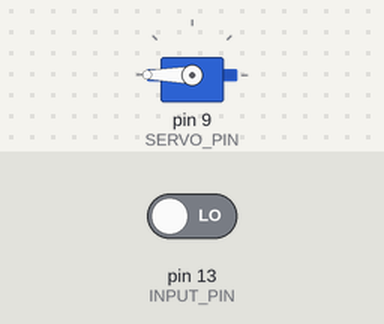
Simulated run of this sketch. Board: Arduino Uno, built with avr-gcc and run on an emulated ATmega328P. Parts: servo. The test bench sets the inputs (shaded band); at power-on: pin 13 (INPUT_PIN) LOW. EEPROM starts erased; what the sketch prints to the serial monitor is not drawn.

Above: at 1.5 s.
1.6 s: pin 13 (INPUT_PIN) driven HIGH
At 2.6 s:
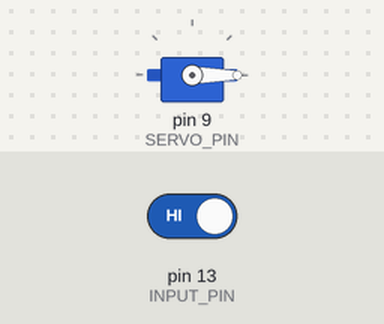
7.6 s: pin 13 (INPUT_PIN) driven LOW
At 8.4 s:
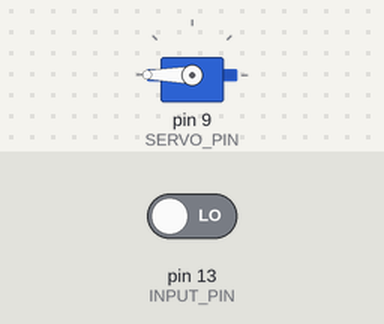
Timing chart, 0 to 10.1 s (numbered marks = the images above; inputs shaded):
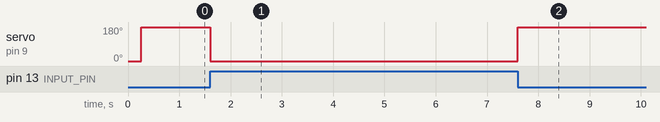

Measured:
- after the input at 1.6 s, servo on pin 9 (SERVO_PIN): 180° → 0° at once
- after the input at 7.6 s, servo on pin 9 (SERVO_PIN): 0° → 180° at once

The sketch:

PenServo.ino
```cpp
#include <Servo.h>
#include <EEPROM.h>

//Sketch to decode the Air/Spindle pin output from standard GRBL and use it to control a servo to raise/lower a pen.
//There are forks of GRBL which directly control a servo for the Z axis, but they seemed to have comprimises in terms of timing or control
//Using a second arduino might seem like overkill, but many of us have one knocking about in a drawer somewhere.

// EEPROM Addresses for UP and DOWN values
#define DOWN_VAL 0
#define UP_VAL 1

//Pin to write Servo signal to
#define SERVO_PIN 9

// Pin to watch for pen state. Low is pen up, High is pen down
#define INPUT_PIN 13

Servo penServo;  // create servo object to control a servo

byte down=EEPROM.read(DOWN_VAL);
byte up  =EEPROM.read(UP_VAL);

//Track current state
bool penDown=false;

String command;

void setup() {

  pinMode(INPUT_PIN, INPUT);

  Serial.begin(9600);
  penServo.attach(SERVO_PIN);

  // Do bounds-checking and update defaults if defaults are out of range
  if(down > 180){
    EEPROM.write(DOWN_VAL, 0);
    down=0;
  }
  if(up > 180){
    EEPROM.write(UP_VAL, 180);
    up=180;
  }

  command = "";

  penServo.write(down);
  delay(250);
  penServo.write(up);

  Serial.println("Running. Range between 1 and 180. Commands are u=<number> and d=<number> to set servo positions for up and down. '?' for current status");

}

void printStatus(){
  Serial.print("Up: ");
  Serial.println(up);

  Serial.print("Down: ");
  Serial.println(down);

  Serial.print("PenDown: ");
  Serial.println(penDown?"Yarp":"Narp");
}

void processCommand(String command){
  if(command.startsWith("u=")){
    String valueString = command.substring(2);
    int value=valueString.toInt();
    if(value > 0 && value <=181){
      EEPROM.write(UP_VAL, value);
      up=value;
      Serial.println("Up value stored and updated");
    }else{
      Serial.println("Value not understood: " + valueString);
    }
  }
  else if(command.startsWith("d=")){
    String valueString = command.substring(2);
    int value=valueString.toInt();
    if(value > 0 && value <=181){
      EEPROM.write(DOWN_VAL, value);
      down=value;
      Serial.println("Down value stored and updated");
    }else{
      Serial.println("Value not understood: " + valueString);
    }
  }
  else if(command.startsWith("?")){
    printStatus();
  }
  else {
    Serial.println("Command not understood: " + command);
  }
}

void checkSerial(){
    if (Serial.available())  {
    char c = Serial.read();  //gets one byte from serial buffer
    if (c == '\n') {  //looks for end of data packet marker
     processCommand(command);
     command="";
    } else if (c == '\r') {
      //Skip LF if client sends CR LF
    }
    else {
      command +=c;
    }
  }
}


void loop() {

  checkSerial();

  //High is pen-down
  if(digitalRead(INPUT_PIN) == HIGH){
    if(penDown==false){
      penServo.write(down);
      penDown=true;
      Serial.println("Pen Down");
    }
  }else{
    if(penDown==true){
      penServo.write(up);
      penDown=false;
      Serial.println("Pen Up");
    }
  }
}
```
